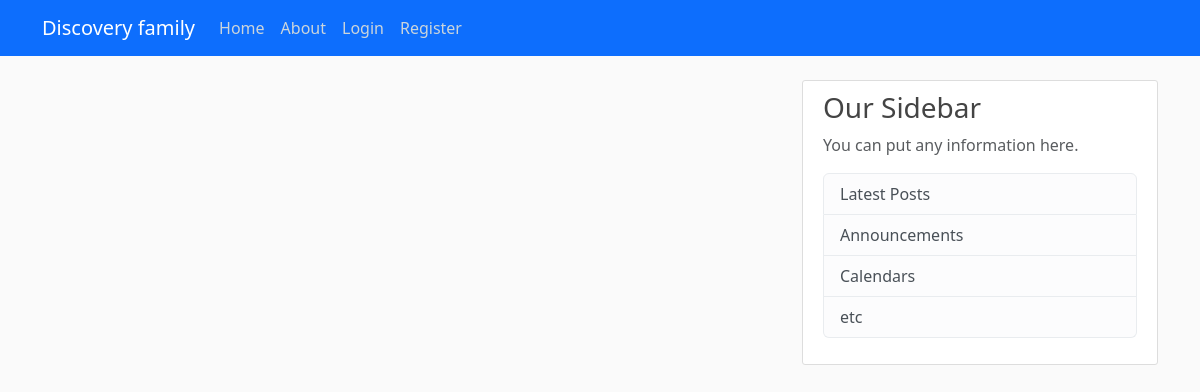
Before: / with the older database file.
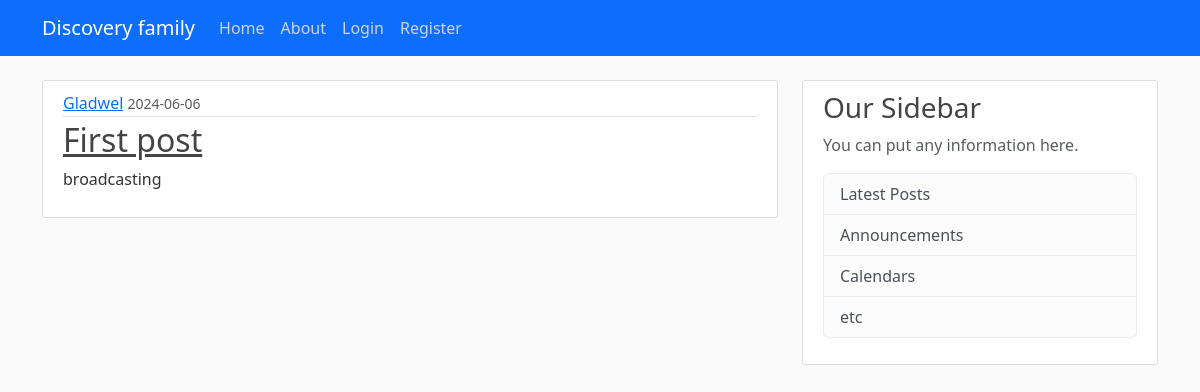
After: the same page with the newer database file.
### app/models.py (models this page shows, shortened)
class Post(db.Model):
    id = db.Column(db.Integer, primary_key=True)
    title = db.Column(db.String(100), nullable=False)
    content = db.Column(db.Text(), nullable=False)
    date_posted = db.Column(db.DateTime(), nullable=False, default = datetime.utcnow)
    user_id = db.Column(db.Integer, db.ForeignKey('user.id'), nullable=False)

class User(db.Model,UserMixin):
    id = db.Column(db.Integer, primary_key=True)
    username = db.Column(db.String(12), unique=True, nullable=False)
    email = db.Column(db.String(120), unique=True, nullable=False)
    image_file = db.Column(db.String(20), nullable=False, default = 'default.jpg')
    password = db.Column(db.String(60), nullable=False)
    posts = db.relationship("Post", backref='author', lazy=True)

### app/route.py (the view)
@app.route("/")
def home():
    posts=Post.query.all()
    return render_template("home.html",posts=posts)

### app/templates/home.html
{% extends 'base.html' %}
{% block content %}
    {% for post in posts %}
    <article class="media content-section">
        <div class="media-body">
          <div class="article-metadata">
            <a class="mr-2" href="#">{{ post.author.username }}</a>
            <small class="text-muted">{{ post.date_posted.strftime('%Y-%m-%d') }}</small>
          </div>
          <h2><a class="article-title" href="{{ url_for('post',post_id=post.id) }}">{{ post.title }}</a></h2>
          <p class="article-content">{{ post.content }}</p>
        </div>
      </article>
    {% endfor %}
{% endblock %}

### app/templates/base.html (shortened to what this page needs)
<!DOCTYPE html>
<html lang="en">
  <head>
    <link href="https://cdn.jsdelivr.net/npm/bootstrap@5.3.3/dist/css/bootstrap.min.css" rel="stylesheet">
    <link rel="stylesheet" type="text/css" href="{{ url_for('static', filename='main.css') }}">
  </head>
  <body>
    <header class="site-header">
      <nav class="navbar navbar-expand-md navbar-dark bg-primary fixed-top">
        <div class="container">
          <a class="navbar-brand mr-4" href="/">Discovery family</a>
          <div class="collapse navbar-collapse" id="navbarToggle">
            <div class="navbar-nav mr-auto">
              <a class="nav-item nav-link" href="{{ url_for('home') }}">Home</a>
              <a class="nav-item nav-link" href="{{ url_for('about') }}">About</a>
            </div>
            <div class="navbar-nav">
              {% if current_user.is_authenticated %}
              <a class="nav-item nav-link" href="{{ url_for('new_post') }}">New_post</a>
              <a class="nav-item nav-link" href="{{ url_for('logout') }}">Log_out</a>
              <a class="nav-item nav-link" href="{{ url_for('account') }}">account</a>
              {% else %}
              <a class="nav-item nav-link" href="{{ url_for('login') }}">Login</a>
              <a class="nav-item nav-link" href="{{ url_for('register') }}">Register</a>
              {% endif %}
            </div>
          </div>
        </div>
      </nav>
    </header>
    <main role="main" class="container">
      <div class="row">
        <div class="col-md-8">
        {% block content %}{% endblock %}
        </div>
        <div class="col-md-4">
          <div class="content-section">
            <h3>Our Sidebar</h3>
            <p class='text-muted'>You can put any information here.
              <ul class="list-group">
                <li class="list-group-item list-group-item-light">Latest Posts</li>
                <li class="list-group-item list-group-item-light">Announcements</li>
                <li class="list-group-item list-group-item-light">Calendars</li>
                <li class="list-group-item list-group-item-light">etc</li>
              </ul>
            </p>
          </div>
        </div>
      </div>
    </main>
  </body>
</html>

### app/static/main.css (style rules this page uses)
body { background: #fafafa; color: #333333; margin-top: 5rem; }
h1, h2, h3, h4, h5, h6 { color: #444444; }
.site-header .navbar-nav .nav-link { color: #cbd5db; }
.content-section { background: #ffffff; padding: 10px 20px; border: 1px solid #dddddd; border-radius: 3px; margin-bottom: 20px; }
.article-title { color: #444444; }
.article-content { white-space: pre-line; }
.article-metadata { padding-bottom: 1px; margin-bottom: 4px; border-bottom: 1px solid #e3e3e3 }

Changed rows visible on the page:
added Post: author.username "Gladwel", date_posted "2024-06-06", title "First post", content "broadcasting"
